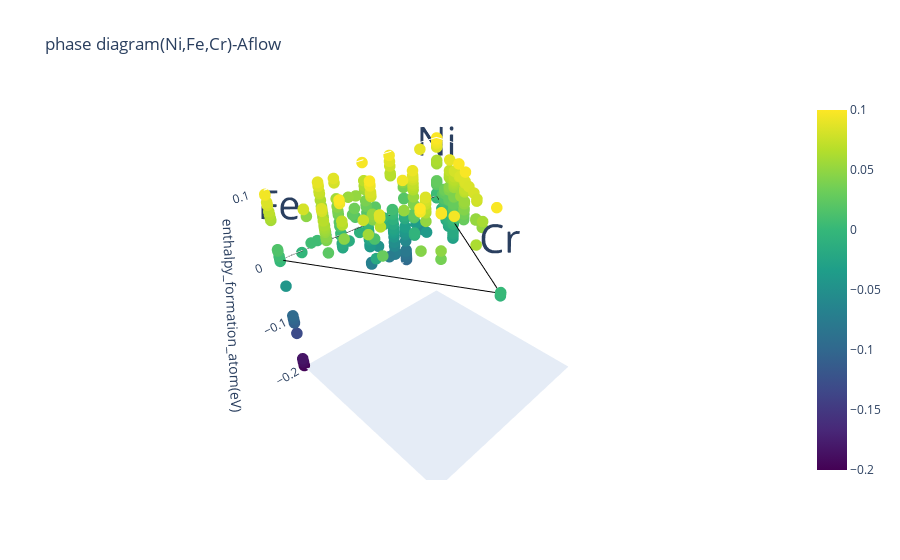

The cell this chart's notebook holds for it:
### Code cell
show_phase_diagram(df_af, ["Ni","Fe","Cr"], [-0.2,0.1], 'af')

### Figure 1 — Plotly figure (JSON) as saved in the notebook; plotly's stock layout.template omitted (floating-point values rounded to 4 significant figures; data arrays with more than 128 entries replaced by an {"elided": "..."} marker saying what was removed)
{"data": [{"hoverinfo": "none", "marker": {"color": "black"}, "mode": "lines+text", "name": "Lines, Markers and Text", "text": ["Ni", "Fe", "Cr"], "textfont": {"size": 40}, "textposition": "top center", "type": "scatter3d", "x": [0, 1, 0.5, 0], "y": [0, 0, 0.866, 0], "z": [0, 0, 0, 0]}, {"customdata": {"elided": "3063x6 mixed values"}, "hovertemplate": "<b>%{customdata[0]}</b>(%{customdata[5]})<br>Ni:%{customdata[1]}<br>Fe:%{customdata[2]}<br>Cr:%{customdata[3]}<br>enthalpy_formation_atom:%{customdata[4]}<br>", "marker": {"cmax": 0.1, "cmin": -0.2, "color": {"elided": "3063 float values"}, "colorscale": [[0.0, "#440154"], [0.1111, "#482878"], [0.2222, "#3e4989"], [0.3333, "#31688e"], [0.4444, "#26828e"], [0.5556, "#1f9e89"], [0.6667, "#35b779"], [0.7778, "#6ece58"], [0.8889, "#b5de2b"], [1.0, "#fde725"]], "showscale": true, "size": 4}, "mode": "markers", "type": "scatter3d", "x": {"elided": "3063 float values"}, "y": {"elided": "3063 float values"}, "z": {"elided": "3063 float values"}}], "layout": {"scene": {"xaxis": {"nticks": 4, "range": [0, 1], "visible": false}, "yaxis": {"nticks": 4, "range": [0, 1], "visible": false}, "zaxis": {"nticks": 4, "range": [-0.2, 0.1], "title": {"text": "enthalpy_formation_atom(eV)"}, "visible": true}}, "showlegend": false, "title": {"text": "phase diagram(Ni,Fe,Cr)-Aflow"}, "xaxis": {"showgrid": false}, "yaxis": {"showgrid": false}}}
